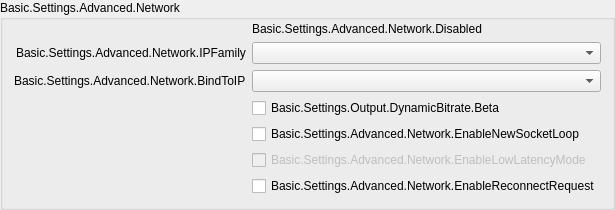
                 <widget class="QGroupBox" name="advNetworkGroupBox">
                  <property name="title">
                   <string>Basic.Settings.Advanced.Network</string>
                  </property>
                  <layout class="QFormLayout" name="formLayout_23">
                   <property name="fieldGrowthPolicy">
                    <enum>QFormLayout::AllNonFixedFieldsGrow</enum>
                   </property>
                   <property name="labelAlignment">
                    <set>Qt::AlignRight|Qt::AlignTrailing|Qt::AlignVCenter</set>
                   </property>
                   <property name="topMargin">
                    <number>2</number>
                   </property>
                   <item row="0" column="1">
                    <widget class="QLabel" name="advNetworkDisabled">
                     <property name="text">
                      <string>Basic.Settings.Advanced.Network.Disabled</string>
                     </property>
                    </widget>
                   </item>
                   <item row="1" column="0">
                    <widget class="QLabel" name="ipFamilyLabel">
                     <property name="text">
                      <string>Basic.Settings.Advanced.Network.IPFamily</string>
                     </property>
                     <property name="buddy">
                      <cstring>ipFamily</cstring>
                     </property>
                    </widget>
                   </item>
                   <item row="1" column="1">
                    <widget class="QComboBox" name="ipFamily"/>
                   </item>
                   <item row="2" column="0">
                    <widget class="QLabel" name="bindToIPLabel">
                     <property name="text">
                      <string>Basic.Settings.Advanced.Network.BindToIP</string>
                     </property>
                     <property name="buddy">
                      <cstring>bindToIP</cstring>
                     </property>
                    </widget>
                   </item>
                   <item row="2" column="1">
                    <widget class="QComboBox" name="bindToIP"/>
                   </item>
                   <item row="4" column="1">
                    <widget class="QCheckBox" name="enableNewSocketLoop">
                     <property name="text">
                      <string>Basic.Settings.Advanced.Network.EnableNewSocketLoop</string>
                     </property>
                    </widget>
                   </item>
                   <item row="5" column="1">
                    <widget class="QCheckBox" name="enableLowLatencyMode">
                     <property name="enabled">
                      <bool>false</bool>
                     </property>
                     <property name="text">
                      <string>Basic.Settings.Advanced.Network.EnableLowLatencyMode</string>
                     </property>
                    </widget>
                   </item>
                   <item row="6" column="1">
                    <widget class="QCheckBox" name="enableReconnectRequest">
                     <property name="text">
                      <string>Basic.Settings.Advanced.Network.EnableReconnectRequest</string>
                     </property>
                    </widget>
                   </item>
                   <item row="4" column="0">
                    <spacer name="horizontalSpacer_7">
                     <property name="orientation">
                      <enum>Qt::Horizontal</enum>
                     </property>
                     <property name="sizeHint" stdset="0">
                      <size>
                       <width>170</width>
                       <height>1</height>
                      </size>
                     </property>
                    </spacer>
                   </item>
                   <item row="3" column="1">
                    <widget class="QCheckBox" name="dynBitrate">
                     <property name="toolTip">
                      <string>Basic.Settings.Output.DynamicBitrate.TT</string>
                     </property>
                     <property name="text">
                      <string>Basic.Settings.Output.DynamicBitrate.Beta</string>
                     </property>
                    </widget>
                   </item>
                  </layout>
                 </widget>
